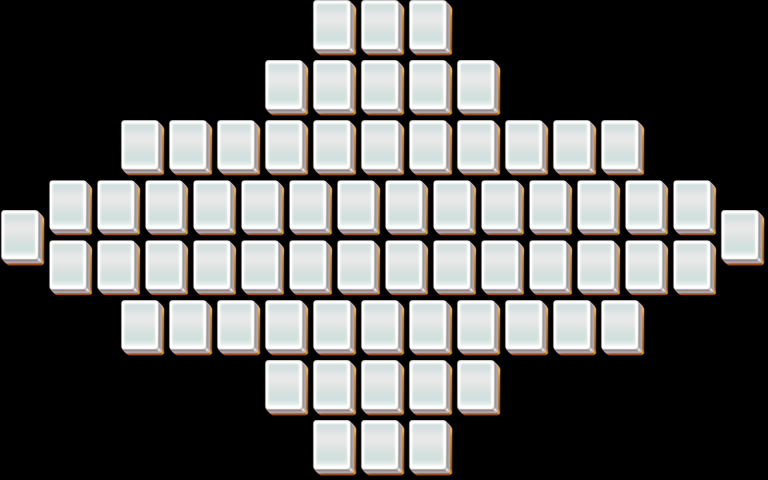

The image is a tile-based game level rendered from a .tmx file. Its description and source (layers, tilesets, objects; grid data summarised) follow:
An orthogonal 32x16 tile map with 24x30 px tiles, 4 tile layers (layer1, layer2, layer3, layer4).

<map version="1.0" orientation="orthogonal" width="32" height="16" tilewidth="24" tileheight="30">
 <properties>
  <property name="species" value="15" />
 </properties>
 <tileset firstgid="1" name="mahjong" tilewidth="48" tileheight="60">
  <image source="mahjong.png" />
 </tileset>
 <layer name="layer1" width="32" height="16">
  <data>[512 cells, 68 non-empty, 1 distinct tile ids]</data>
 </layer>
 <layer name="layer2" width="32" height="16">
  <data>[512 cells, 40 non-empty, 1 distinct tile ids]</data>
 </layer>
 <layer name="layer3" width="32" height="16">
  <data>[512 cells, 18 non-empty, 1 distinct tile ids]</data>
 </layer>
 <layer name="layer4" width="32" height="16">
  <data>[512 cells, 8 non-empty, 1 distinct tile ids]</data>
 </layer>
</map>
